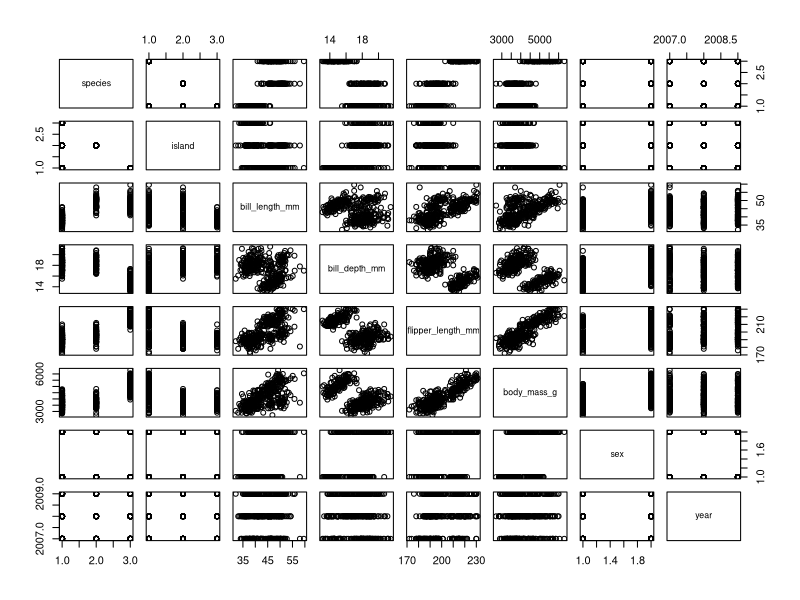
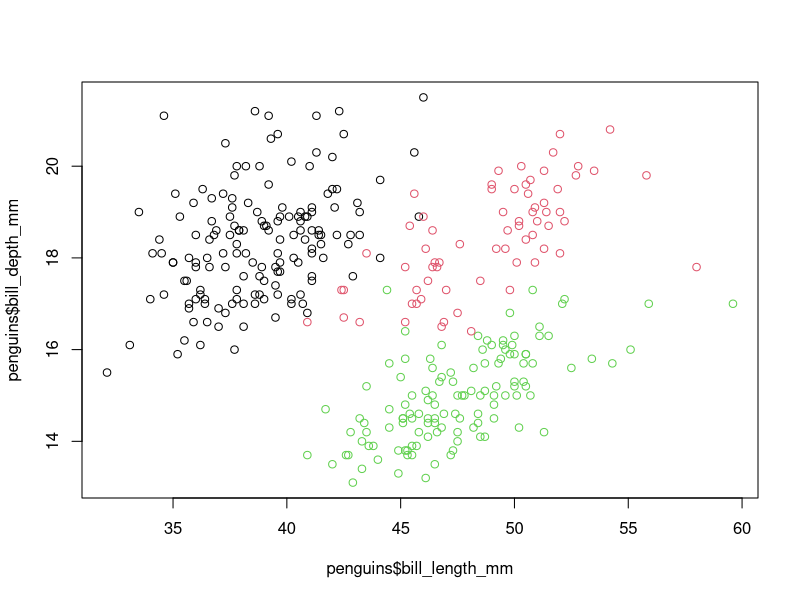
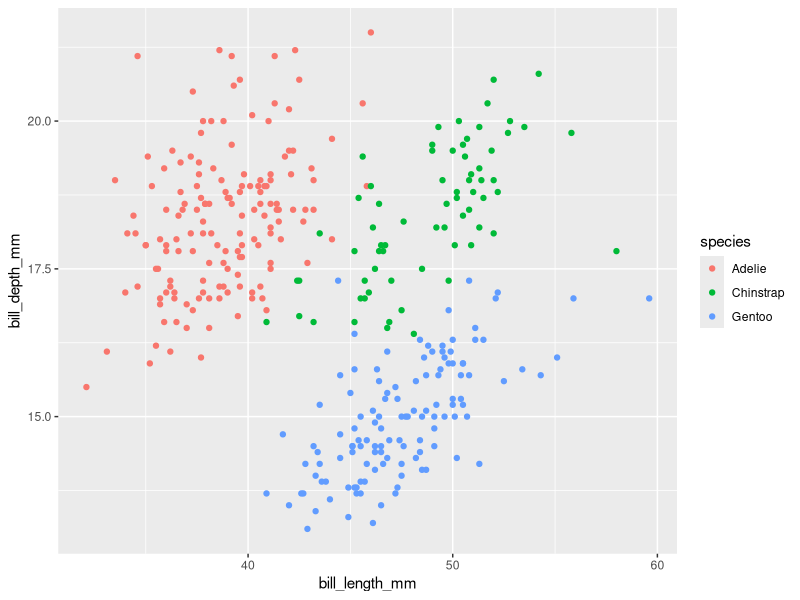
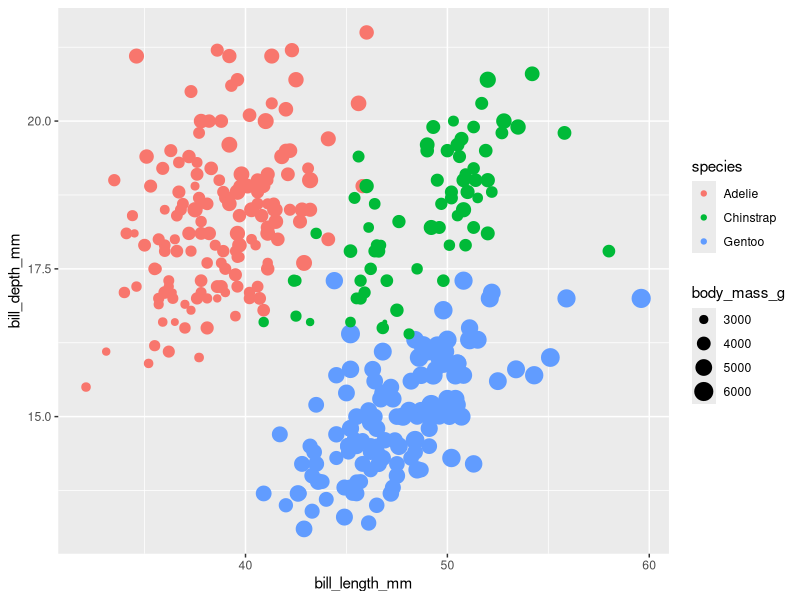
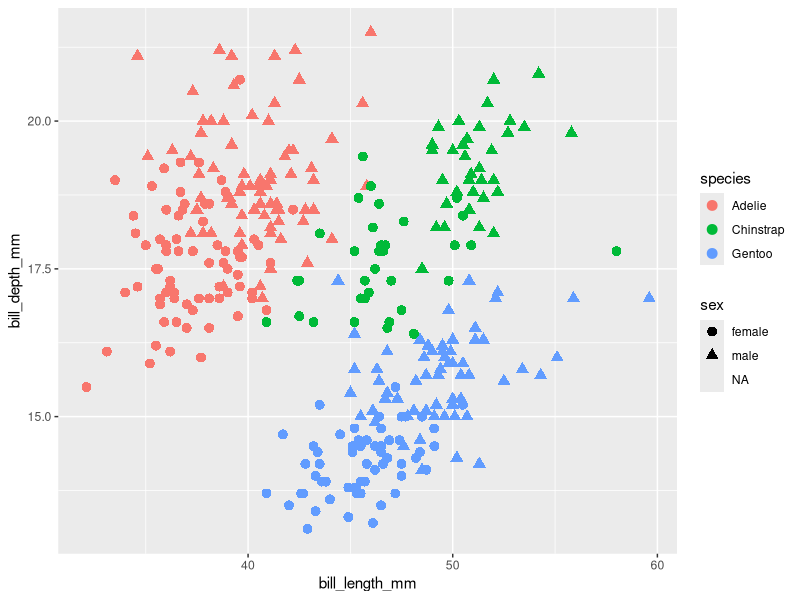
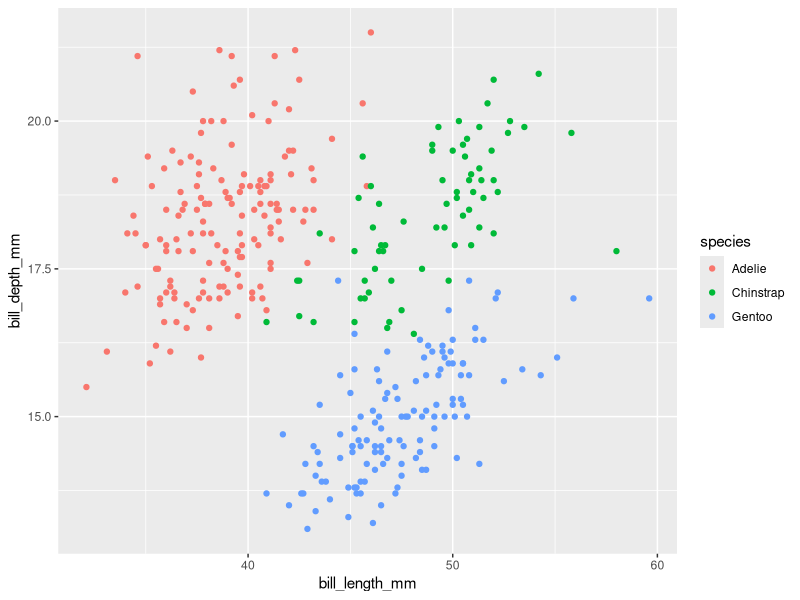
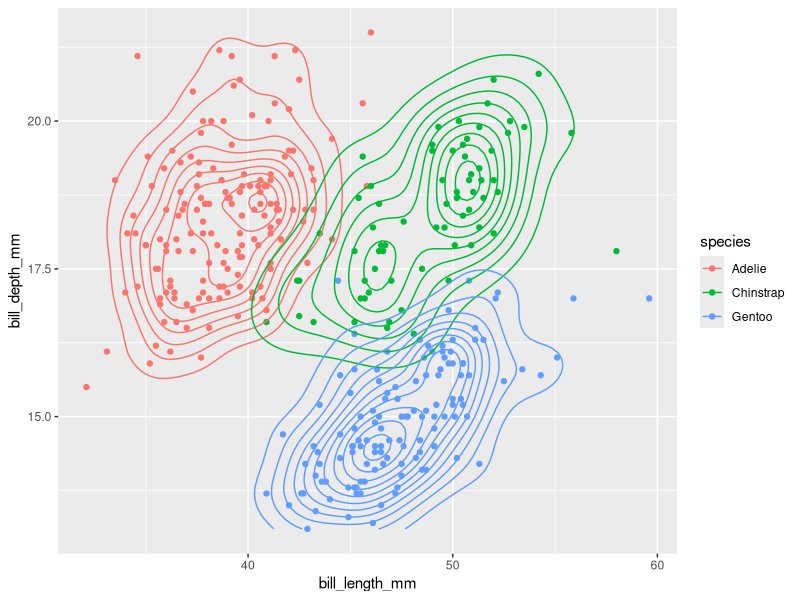
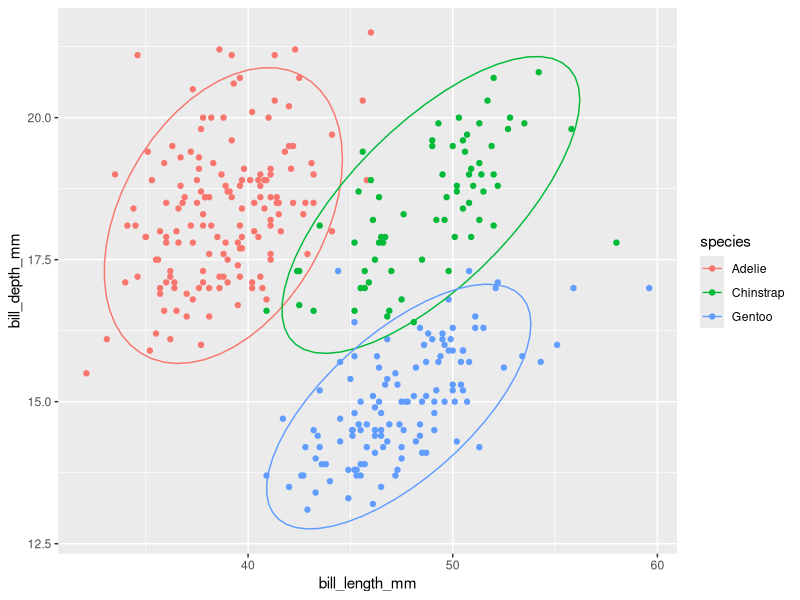

Source code (R) for these figures, in order:
## ---- chunk 1
knitr::opts_chunk$set(echo = TRUE, warning=FALSE)
## ---- chunk 2
#install.packages("ggplot2")
#install.packages("palmerpenguins")
library(ggplot2)
library(palmerpenguins)
## ---- chunk 3
data()
data(package = "palmerpenguins")
data(penguins)
penguins
str(penguins)
## ---- chunk 4
plot(penguins)
plot(penguins$bill_length_mm, penguins$bill_depth_mm, col = penguins$species)
## ---- chunk 5
ggplot(penguins, aes(x = bill_length_mm, y = bill_depth_mm, col = species)) +
  geom_point()
## ---- chunk 6
ggplot(penguins, aes(x = bill_length_mm, 
                     y = bill_depth_mm, 
                     col = species, 
                     size = body_mass_g)) +
  geom_point()
## ---- chunk 7
ggplot(penguins, aes(x = bill_length_mm, 
                     y = bill_depth_mm, 
                     col = species, 
                     shape = sex)) +
  geom_point(size = 3)
## ---- chunk 8
p1 <- ggplot(penguins, aes(x = bill_length_mm, y = bill_depth_mm, col = species))

p1 + geom_point() 
p1 + geom_point() + geom_density_2d()
p1 + geom_point() + stat_ellipse()
## ---- chunk 9
data(Orange)
Orange
## ---- chunk 10
p2 <- ggplot(Orange, aes(age, circumference, group = Tree))
p2 + geom_line() + geom_point()
p2 + geom_smooth(se = FALSE) 
## ---- chunk 11
ggplot(penguins, aes(bill_length_mm, bill_depth_mm, col = species)) +
  geom_point() +
  geom_smooth(method = "lm")
## ---- chunk 12
ggplot(penguins, aes(species)) + 
    geom_bar(fill = "lightblue", col = "black", size = 1)
## ---- chunk 13
p3 <- ggplot(penguins, aes(species, bill_length_mm))
## ---- chunk 14
p3 + geom_bar(stat = "summary", 
              fun = "mean", 
              fill = "lightblue", 
              col = "black", 
              size = 1)
## ---- chunk 15
p3 + geom_bar(stat = "summary", 
              fun = "mean", 
              fill = "lightblue", 
              col = "black", 
              size = 1) +
    geom_point(position = position_jitter(0.2))
## ---- chunk 16
p3 + geom_boxplot(fill = "lightblue", outlier.color = "red") + 
    geom_point(alpha = 0.1)
## ---- chunk 17
p3 + geom_violin(fill = "lightblue", draw_quantiles = c(0.25, 0.75)) +
    geom_point(stat = "summary", fun = "median")
## ---- chunk 18
ggplot(penguins, aes(sex, bill_length_mm, fill = species)) +
    geom_bar(stat = "summary", fun = "median", col = "black", position = "dodge") +
    geom_point(position = position_dodge(0.9))
## ---- chunk 19
p4 <- ggplot(penguins, aes(x = bill_length_mm, y = bill_depth_mm, col = species)) +
    geom_point()
## ---- chunk 20
p4 + facet_wrap(~ species)
## ---- chunk 21
p4 + facet_wrap(~ species, nrow = 3)
## ---- chunk 22
p4 + facet_wrap(~ sex)
## ---- chunk 23
p4 + facet_grid(sex ~ year)
## ---- chunk 24
p5 <- p4 + labs(title = "Penguin bill length and depth by species",
                subtitle = "Data collected on Torgersen, Biscoe, and Dream Islands",
                x = "Bill length (mm)", 
                y = "Bill depth (mm)", 
                col = "Species")

p5
## ---- chunk 25
p5 + theme_bw()
p5 + theme_classic()
p5 + theme_test()
p5 + theme_dark()
p5 + theme_minimal()
p5 + theme_void()
## ---- chunk 26
?theme
## ---- chunk 27
p5 +
    theme_bw() +
    theme(panel.grid.minor.x = element_blank(),
          panel.grid.minor.y = element_blank(),
          panel.background = element_rect(fill = "aliceblue"),
          legend.background = element_rect(colour = "black"),
          legend.position = c(0.91, 0.17))
## ---- chunk 28
ggsave("plots/Graph 1.pdf", width = 6, height = 6, units = "in")
